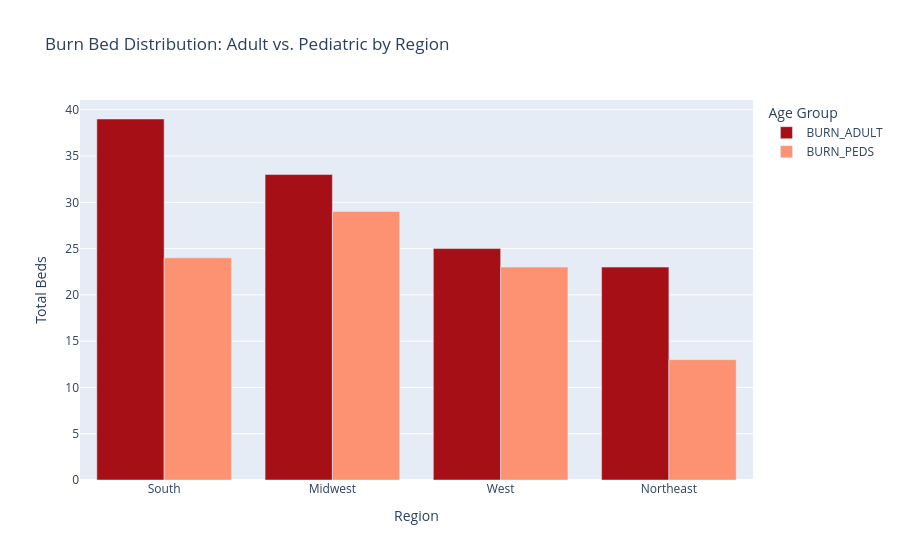

The notebook cell this image was saved under:
### Markdown cell above
## Burn beds by Region for Adult vs peds

### Code cell
# 1. Define the Regions
region_map = {
    'Connecticut': 'Northeast', 'Maine': 'Northeast', 'Massachusetts': 'Northeast', 'New Hampshire': 'Northeast',
    'Rhode Island': 'Northeast', 'Vermont': 'Northeast', 'New Jersey': 'Northeast', 'New York': 'Northeast',
    'Pennsylvania': 'Northeast',
    'Illinois': 'Midwest', 'Indiana': 'Midwest', 'Iowa': 'Midwest', 'Kansas': 'Midwest', 'Michigan': 'Midwest',
    'Minnesota': 'Midwest', 'Missouri': 'Midwest', 'Nebraska': 'Midwest', 'North Dakota': 'Midwest',
    'Ohio': 'Midwest', 'South Dakota': 'Midwest', 'Wisconsin': 'Midwest',
    'Alabama': 'South', 'Arkansas': 'South', 'Delaware': 'South', 'District of Columbia': 'South',
    'Florida': 'South', 'Georgia': 'South', 'Kentucky': 'South', 'Louisiana': 'South', 'Maryland': 'South',
    'Mississippi': 'South', 'North Carolina': 'South', 'Oklahoma': 'South', 'South Carolina': 'South',
    'Tennessee': 'South', 'Texas': 'South', 'Virginia': 'South', 'West Virginia': 'South',
    'Alaska': 'West', 'Arizona': 'West', 'California': 'West', 'Colorado': 'West', 'Hawaii': 'West',
    'Idaho': 'West', 'Montana': 'West', 'Nevada': 'West', 'New Mexico': 'West', 'Oregon': 'West',
    'Utah': 'West', 'Washington': 'West', 'Wyoming': 'West'
}

# 2. Apply cleaning and mapping
data['STATE_FULL'] = data['STATE_FULL'].str.strip()
data['Region'] = data['STATE_FULL'].map(region_map)

# 3. Aggregate data by Region
region_capacity = data.groupby('Region').agg({
    'BURN_BEDS': 'sum',
    'BURN_ADULT': 'sum',
    'BURN_PEDS': 'sum',
    'HOSPITAL_NAME': 'count'
}).reset_index()

# Rename for clarity
region_capacity.rename(columns={'HOSPITAL_NAME': 'Total_Hospitals'}, inplace=True)

# 4. Sort by Total Burn Beds
region_capacity = region_capacity.sort_values(by='BURN_BEDS', ascending=False)

print("Burn Bed Capacity by US Region:")
print(region_capacity.to_string(index=False))

# --- Visualization: Regional Comparison ---
import plotly.express as px

fig = px.bar(
    region_capacity,
    x='Region',
    y=['BURN_ADULT', 'BURN_PEDS'],
    title="Burn Bed Distribution: Adult vs. Pediatric by Region",
    labels={'value': 'Total Beds', 'variable': 'Age Group'},
    color_discrete_map={'BURN_ADULT': '#a50f15', 'BURN_PEDS': '#fc9272'},
    barmode='group'
)
fig.show()

### Figure 1 — Plotly figure (JSON) as saved in the notebook; plotly's stock layout.template omitted (floating-point values rounded to 4 significant figures)
{"data": [{"alignmentgroup": "True", "hovertemplate": "Age Group=BURN_ADULT<br>Region=%{x}<br>Total Beds=%{y}<extra></extra>", "legendgroup": "BURN_ADULT", "marker": {"color": "#a50f15", "pattern": {"shape": ""}}, "name": "BURN_ADULT", "offsetgroup": "BURN_ADULT", "orientation": "v", "showlegend": true, "textposition": "auto", "type": "bar", "x": ["South", "Midwest", "West", "Northeast"], "xaxis": "x", "y": [39.0, 33.0, 25.0, 23.0], "yaxis": "y"}, {"alignmentgroup": "True", "hovertemplate": "Age Group=BURN_PEDS<br>Region=%{x}<br>Total Beds=%{y}<extra></extra>", "legendgroup": "BURN_PEDS", "marker": {"color": "#fc9272", "pattern": {"shape": ""}}, "name": "BURN_PEDS", "offsetgroup": "BURN_PEDS", "orientation": "v", "showlegend": true, "textposition": "auto", "type": "bar", "x": ["South", "Midwest", "West", "Northeast"], "xaxis": "x", "y": [24.0, 29.0, 23.0, 13.0], "yaxis": "y"}], "layout": {"barmode": "group", "legend": {"title": {"text": "Age Group"}, "tracegroupgap": 0}, "title": {"text": "Burn Bed Distribution: Adult vs. Pediatric by Region"}, "xaxis": {"anchor": "y", "domain": [0, 1], "title": {"text": "Region"}}, "yaxis": {"anchor": "x", "domain": [0, 1], "title": {"text": "Total Beds"}}}}
